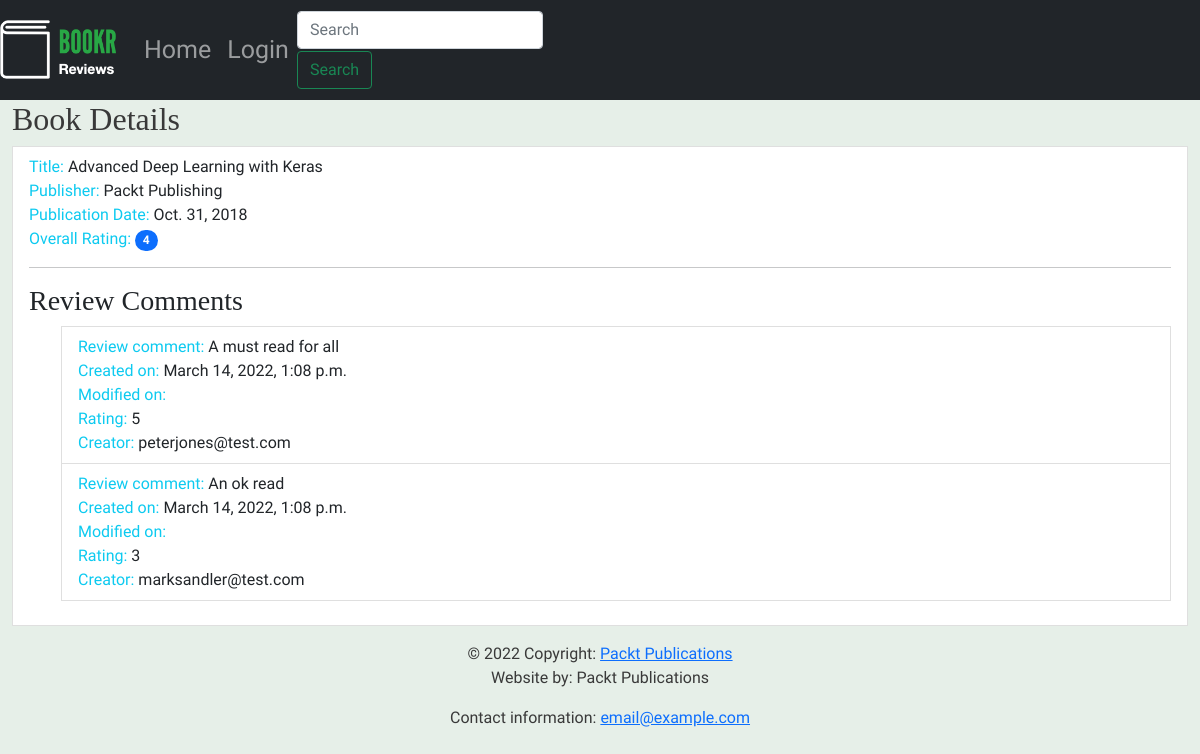
Page /books/1/ on the committed database.
### reviews/models.py (models this page shows, shortened)
class Book(models.Model):
    title = models.CharField(max_length=70,help_text="The title of the book.")
    publication_date = models.DateField(verbose_name="Date the book was published.")
    isbn = models.CharField(max_length=20, verbose_name="ISBN number of the book.")
    publisher = models.ForeignKey(Publisher, on_delete=models.CASCADE)
    contributors = models.ManyToManyField('Contributor', through="BookContributor")
    cover = models.ImageField(null=True, blank=True, upload_to="book_covers/")
    sample = models.FileField(null=True, blank=True, upload_to="book_samples/")

class Publisher(models.Model):
    name = models.CharField(max_length=50, help_text="The name of the Publisher.")
    website = models.URLField(help_text="The Publisher's website.")
    email = models.EmailField(help_text="The Publisher's email address")
    def __str__(self):
        return self.name

class Review(models.Model):
    content = models.TextField(help_text="The Review text.")
    rating = models.IntegerField(help_text="The rating the reviewer has given.")
    date_created = models.DateTimeField(auto_now_add=True,help_text="The date and time the review was created.")
    date_edited = models.DateTimeField(null=True, help_text="The date and time the review was last edited.")
    creator = models.ForeignKey(auth.get_user_model(), on_delete=models.CASCADE)
    book = models.ForeignKey(Book, on_delete=models.CASCADE, help_text="The Book that this review is for.")

### reviews/views.py (the view, shortened to what this page needs)
# urls.py: path('books/<int:pk>/', views.book_detail, name='book_detail'),
def book_detail(request,pk):
    book = get_object_or_404(Book,pk=pk)
    reviews = book.review_set.all()
    if reviews:
        book_rating = average_rating([review.rating for review in reviews])
        context = {"book": book, "book_rating": book_rating, "reviews": reviews}
    else:
        context = {"book": book, "book_rating": None, "reviews": None }
    return render(request, 'reviews/book_details.html', context)

### reviews/utils.py (called while the page is built)
def average_rating(rating_list):
    if not rating_list:
        return 0
    return round(sum(rating_list) / len(rating_list))

### reviews/templates/reviews/book_details.html (shortened to what this page needs)
{% extends 'reviews/base.html' %}
{% block content %}
    <h2>Book Details</h2>
    <li class="list-group-item">
        <span class="text-info">Title: </span> <span>{{ book.title }}</span>
        <br>
        <span class="text-info">Publisher: </span> <span>{{ book.publisher }}</span>
        <br>
        <span class="text-info">Publication Date: </span> <span>{{ book.publication_date }}</span>
        <br>
        {% if not reviews %}
            {% if user.is_authenticated %}
            <hr>
            <h3>Be the first to write a review</h3>
            {% endif %}
        {% else %}
            <span class="text-info">Overall Rating: </span><span class="badge rounded-pill bg-primary">{{ book_rating }}</span>
            <br>
            <hr>
            <h3>Review Comments</h3>
            <ul>
            {% for review in reviews %}
                    <li class="list-group-item">
                        <span class="text-info">Review comment: </span> <span>{{ review.content }}</span>
                        <br>
                        <span class="text-info">Created on: </span> <span>{{ review.date_created }}</span>
                        <br>
                        <span class="text-info">Modified on: </span>
                        <br>
                        <span class="text-info">Rating: </span> <span>{{ review.rating }}</span>
                        <br>
                        <span class="text-info">Creator: </span> <span>{{ review.creator }}</span>
                        <br>
                    </li>
            {% endfor %}
            </ul>
    {% endif %}
{% endblock %}

### reviews/templates/reviews/base.html
{% extends 'base.html' %}
{% load static %}
{% block brand %}<img src="{% static 'reviews/logo.png' %}">{% endblock %}

### templates/base.html (shortened to what this page needs)
<!DOCTYPE html>
{% load static %}
<html lang="en">
<head>
    <link href="https://cdn.jsdelivr.net/npm/bootstrap@5.1.3/dist/css/bootstrap.min.css" rel="stylesheet">
    <link rel="stylesheet" href="https://cdnjs.cloudflare.com/ajax/libs/font-awesome/4.7.0/css/font-awesome.min.css">
    <link rel="stylesheet" href="{% static 'main.css' %}">
</head>
<body>
    <nav class="navbar navbar-expand-sm navbar-dark bg-dark sticky-top">
        <a class="navbar-brand" href="/"> {% block brand %}<img src="{% static 'logo.png' %}">{% endblock %}</a>
        <div class="collapse navbar-collapse" id="navbarSupportContent">
            <ul class="navbar-nav mr-auto">
                <li class="nav-item active">
                    <a class="nav-link" href="/books/">Home <span class="sr-only">(current)</span></a>
                </li>
                {% if user.is_authenticated %}
                <li class="nav-item">
                    <a class="nav-link" href="/accounts/logout">Logout</a>
                </li>
                {% else %}
                <li class="nav-item">
                    <a class="nav-link" href="/accounts/login">Login</a>
                </li>
                {% endif %}
            </ul>
            <form action="{% url 'book_search' %}" class="form-inline my-2 my-lg-0">
                <input class="form-control mr-sm-2" type="search" placeholder="Search" aria-label="Search" name="search" value="{{ search_text }}" minlength="3">
                <button class="btn btn-outline-success my-2 my-sm-0" type="submit">Search</button>
            </form>
        </div>
    </nav>
    <div class="container-fluid">
        {% block content %}{% endblock %} </div>
<footer class="page-footer font-small blue">
    <div class="footer-copyright text-center py-3">© 2022 Copyright:
        <a href="https://packtpub.com">Packt Publications</a>
        <p>Website by: Packt Publications</p>
        <p>Contact information: <a href="mailto:email@example.com">email@example.com</a></p>
    </div>
</footer>
</body>
</html>

### static/main.css (style rules this page uses)
.navbar { min-height: 100px; font-size: 25px; }
.navbar-brand { font-size: 25px; }
.navbar-brand > img { height: 60px; }
body { font-family: "Source Sans Pro", sans-serif; background-color: #e6efe8; color: #393939 }
h1,h2,h3,h4,h5,h6 { font-family: 'Libre Baskerville', serif; }

### rows in the picture
Book: title "Advanced Deep Learning with Keras", publisher "Packt Publishing", publication_date "Oct. 31, 2018"
Review: content "A must read for all", date_created "March 14, 2022, 1:08 p.m.", rating "5", creator "peterjones@test.com"
Review: content "An ok read", date_created "March 14, 2022, 1:08 p.m.", rating "3", creator "marksandler@test.com"

### other values in the picture
{{ book_rating }} "4"
